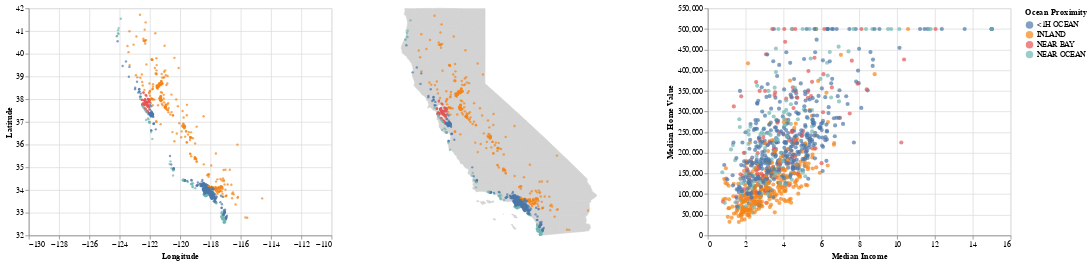

Notebook code for this chart:
### Code cell
selection = alt.selection(type="interval", encodings = ["x","y"])
back_map = alt.Chart(california).mark_geoshape(
            stroke="lightgray", fill = "lightgray").project(
        type="mercator")
blocks = alt.Chart(sample).mark_circle().encode(
    x=alt.X('longitude', scale = alt.Scale(domain=(-130, -110)), title = "Longitude"),
    y=alt.Y('latitude', scale = alt.Scale(domain=(32, 42)), title = "Latitude"),
    size=alt.value(10),
    color = alt.condition(selection, "ocean_proximity", alt.value('lightgray'))
).add_selection(selection).interactive()

coords = alt.Chart(sample).mark_circle().encode(
    longitude='longitude',
    latitude='latitude',
    size=alt.value(10),
    color = alt.condition(selection, "ocean_proximity", alt.value('lightgray'))
)
fmap = (back_map+coords)


scat1 = alt.Chart(sample).mark_circle().encode(
    x = "population", 
    y = "median_house_value",
    color = "ocean_proximity"
).transform_filter(selection)

scat2 = alt.Chart(sample).mark_circle().encode(
    x = "total_bedrooms", 
    y = "median_house_value",
    color = "ocean_proximity"
).transform_filter(selection)

scat3 = alt.Chart(sample).mark_circle().encode(
    x = alt.X("median_income", title = "Median Income"), 
    y = alt.Y("median_house_value", title = "Median Home Value"),
    color = alt.Color("ocean_proximity", title = "Ocean Proximity")
).transform_filter(selection)


blocks | fmap | scat3 #| scat2 | scat1

### Figure 1 — Vega-Lite specification as saved in the notebook (floating-point values rounded to 4 significant figures; data arrays with more than 128 entries replaced by an {"elided": "..."} marker saying what was removed)
{"config": {"view": {"continuousWidth": 400, "continuousHeight": 300}}, "hconcat": [{"data": {"name": "data-0a13e6eee0b114e7aa0ce13152453266"}, "mark": "circle", "encoding": {"color": {"condition": {"type": "nominal", "field": "ocean_proximity", "selection": "selector029"}, "value": "lightgray"}, "size": {"value": 10}, "x": {"type": "quantitative", "field": "longitude", "scale": {"domain": [-130, -110]}, "title": "Longitude"}, "y": {"type": "quantitative", "field": "latitude", "scale": {"domain": [32, 42]}, "title": "Latitude"}}, "selection": {"selector029": {"type": "interval", "encodings": ["x", "y"]}, "selector030": {"type": "interval", "bind": "scales", "encodings": ["x", "y"]}}}, {"layer": [{"data": {"values": [{"id": "0", "type": "Feature", "properties": {"name": "Alameda"}, "geometry": {"type": "MultiPolygon", "coordinates": {"elided": "2 rows, 256 float values in total"}}, "bbox": [-122.3, 37.45, -121.5, 37.91]}, {"id": "1", "type": "Feature", "properties": {"name": "Alpine"}, "geometry": {"type": "Polygon", "coordinates": {"elided": "1x90x2 float values"}}, "bbox": [-120.1, 38.33, -119.5, 38.93]}, {"id": "2", "type": "Feature", "properties": {"name": "Amador"}, "geometry": {"type": "Polygon", "coordinates": {"elided": "1x167x2 float values"}}, "bbox": [-121.0, 38.22, -120.1, 38.71]}, {"id": "3", "type": "Feature", "properties": {"name": "Butte"}, "geometry": {"type": "Polygon", "coordinates": {"elided": "1x224x2 float values"}}, "bbox": [-122.1, 39.3, -121.1, 40.15]}, {"id": "4", "type": "Feature", "properties": {"name": "Calaveras"}, "geometry": {"type": "Polygon", "coordinates": {"elided": "1x178x2 float values"}}, "bbox": [-121.0, 37.83, -120.0, 38.51]}, {"id": "5", "type": "Feature", "properties": {"name": "Colusa"}, "geometry": {"type": "Polygon", "coordinates": {"elided": "1x143x2 float values"}}, "bbox": [-122.8, 38.92, -121.8, 39.41]}, {"id": "6", "type": "Feature", "properties": {"name": "Contra Costa"}, "geometry": {"type": "MultiPolygon", "coordinates": {"elided": "6 rows, 344 float values in total"}}, "bbox": [-122.4, 37.72, -121.5, 38.1]}, {"id": "7", "type": "Feature", "properties": {"name": "Del Norte"}, "geometry": {"type": "Polygon", "coordinates": {"elided": "1x120x2 float values"}}, "bbox": [-124.3, 41.38, -123.5, 42.0]}, {"id": "8", "type": "Feature", "properties": {"name": "Tuolumne"}, "geometry": {"type": "Polygon", "coordinates": {"elided": "1x303x2 float values"}}, "bbox": [-120.7, 37.63, -119.2, 38.43]}, {"id": "9", "type": "Feature", "properties": {"name": "El Dorado"}, "geometry": {"type": "Polygon", "coordinates": {"elided": "1x220x2 float values"}}, "bbox": [-121.1, 38.5, -119.9, 39.07]}, {"id": "10", "type": "Feature", "properties": {"name": "Fresno"}, "geometry": {"type": "Polygon", "coordinates": {"elided": "1x400x2 float values"}}, "bbox": [-120.9, 35.91, -118.4, 37.59]}, {"id": "11", "type": "Feature", "properties": {"name": "Glenn"}, "geometry": {"type": "Polygon", "coordinates": {"elided": "1x100x2 float values"}}, "bbox": [-122.9, 39.38, -121.9, 39.8]}, {"id": "12", "type": "Feature", "properties": {"name": "Humboldt"}, "geometry": {"type": "Polygon", "coordinates": {"elided": "1x205x2 float values"}}, "bbox": [-124.4, 40.0, -123.4, 41.47]}, {"id": "13", "type": "Feature", "properties": {"name": "Inyo"}, "geometry": {"type": "Polygon", "coordinates": {"elided": "1x236x2 float values"}}, "bbox": [-118.8, 35.79, -115.6, 37.46]}, {"id": "14", "type": "Feature", "properties": {"name": "Lake"}, "geometry": {"type": "Polygon", "coordinates": {"elided": "1x185x2 float values"}}, "bbox": [-123.1, 38.67, -122.3, 39.58]}, {"id": "15", "type": "Feature", "properties": {"name": "San Diego"}, "geometry": {"type": "Polygon", "coordinates": {"elided": "1x137x2 float values"}}, "bbox": [-117.6, 32.53, -116.1, 33.51]}, {"id": "16", "type": "Feature", "properties": {"name": "San Francisco"}, "geometry": {"type": "MultiPolygon", "coordinates": [[[[-122.4, 37.71], [-122.5, 37.71], [-122.5, 37.72], [-122.5, 37.74], [-122.5, 37.78], [-122.5, 37.79], [-122.5, 37.79], [-122.5, 37.81], [-122.5, 37.8], [-122.4, 37.81], [-122.4, 37.81], [-122.4, 37.79], [-122.4, 37.76], [-122.4, 37.75], [-122.4, 37.74], [-122.4, 37.73], [-122.4, 37.73], [-122.4, 37.72], [-122.4, 37.72], [-122.4, 37.71], [-122.4, 37.71]]], [[[-122.4, 37.81], [-122.4, 37.83], [-122.4, 37.83], [-122.4, 37.82], [-122.4, 37.81]]]]}, "bbox": [-122.5, 37.71, -122.4, 37.83]}, {"id": "17", "type": "Feature", "properties": {"name": "Sierra"}, "geometry": {"type": "Polygon", "coordinates": {"elided": "1x129x2 float values"}}, "bbox": [-121.1, 39.39, -120.0, 39.78]}, {"id": "18", "type": "Feature", "properties": {"name": "Siskiyou"}, "geometry": {"type": "Polygon", "coordinates": {"elided": "1x247x2 float values"}}, "bbox": [-123.7, 40.99, -121.4, 42.01]}, {"id": "19", "type": "Feature", "properties": {"name": "Solano"}, "geometry": {"type": "MultiPolygon", "coordinates": {"elided": "4 rows, 332 float values in total"}}, "bbox": [-122.4, 38.04, -121.6, 38.54]}, {"id": "20", "type": "Feature", "properties": {"name": "Sonoma"}, "geometry": {"type": "Polygon", "coordinates": {"elided": "1x203x2 float values"}}, "bbox": [-123.5, 38.11, -122.4, 38.85]}, {"id": "21", "type": "Feature", "properties": {"name": "Los Angeles"}, "geometry": {"type": "MultiPolygon", "coordinates": {"elided": "5 rows, 510 float values in total"}}, "bbox": [-118.9, 32.8, -117.6, 34.82]}, {"id": "22", "type": "Feature", "properties": {"name": "Madera"}, "geometry": {"type": "Polygon", "coordinates": {"elided": "1x260x2 float values"}}, "bbox": [-120.5, 36.77, -119.0, 37.78]}, {"id": "23", "type": "Feature", "properties": {"name": "Marin"}, "geometry": {"type": "MultiPolygon", "coordinates": {"elided": "2 rows, 408 float values in total"}}, "bbox": [-123.0, 37.82, -122.4, 38.32]}, {"id": "24", "type": "Feature", "properties": {"name": "Mariposa"}, "geometry": {"type": "Polygon", "coordinates": {"elided": "1x148x2 float values"}}, "bbox": [-120.4, 37.18, -119.3, 37.9]}, {"id": "25", "type": "Feature", "properties": {"name": "Mendocino"}, "geometry": {"type": "Polygon", "coordinates": {"elided": "1x218x2 float values"}}, "bbox": [-124.0, 38.76, -122.8, 40.0]}, {"id": "26", "type": "Feature", "properties": {"name": "Merced"}, "geometry": {"type": "Polygon", "coordinates": {"elided": "1x122x2 float values"}}, "bbox": [-121.2, 36.74, -120.1, 37.63]}, {"id": "27", "type": "Feature", "properties": {"name": "Modoc"}, "geometry": {"type": "Polygon", "coordinates": [[[-120.0, 41.18], [-120.2, 41.18], [-120.4, 41.18], [-120.5, 41.18], [-120.6, 41.18], [-120.7, 41.18], [-120.8, 41.18], [-120.9, 41.18], [-121.0, 41.18], [-121.2, 41.18], [-121.3, 41.18], [-121.4, 41.18], [-121.4, 41.25], [-121.4, 41.43], [-121.4, 41.43], [-121.4, 41.54], [-121.4, 41.62], [-121.4, 41.66], [-121.4, 41.75], [-121.4, 41.78], [-121.5, 41.78], [-121.5, 41.95], [-121.4, 41.95], [-121.4, 42.0], [-121.3, 42.0], [-121.3, 42.0], [-121.1, 42.0], [-121.0, 41.99], [-121.0, 41.99], [-120.8, 41.99], [-120.6, 41.99], [-120.5, 41.99], [-120.3, 41.99], [-120.3, 41.99], [-120.2, 41.99], [-120.0, 42.0], [-120.0, 41.99], [-120.0, 41.87], [-120.0, 41.75], [-120.0, 41.62], [-120.0, 41.62], [-120.0, 41.5], [-120.0, 41.25], [-120.0, 41.18]]]}, "bbox": [-121.5, 41.18, -120.0, 42.0]}, {"id": "28", "type": "Feature", "properties": {"name": "Tulare"}, "geometry": {"type": "Polygon", "coordinates": {"elided": "1x146x2 float values"}}, "bbox": [-119.6, 35.79, -118.0, 36.74]}, {"id": "29", "type": "Feature", "properties": {"name": "Imperial"}, "geometry": {"type": "Polygon", "coordinates": {"elided": "1x115x2 float values"}}, "bbox": [-116.1, 32.62, -114.5, 33.43]}, {"id": "30", "type": "Feature", "properties": {"name": "Santa Cruz"}, "geometry": {"type": "Polygon", "coordinates": {"elided": "1x134x2 float values"}}, "bbox": [-122.3, 36.85, -121.6, 37.29]}, {"id": "31", "type": "Feature", "properties": {"name": "Shasta"}, "geometry": {"type": "Polygon", "coordinates": {"elided": "1x235x2 float values"}}, "bbox": [-123.1, 40.29, -121.3, 41.18]}, {"id": "32", "type": "Feature", "properties": {"name": "Stanislaus"}, "geometry": {"type": "Polygon", "coordinates": {"elided": "1x121x2 float values"}}, "bbox": [-121.5, 37.13, -120.4, 38.08]}, {"id": "33", "type": "Feature", "properties": {"name": "Sutter"}, "geometry": {"type": "Polygon", "coordinates": {"elided": "1x167x2 float values"}}, "bbox": [-121.9, 38.73, -121.4, 39.31]}, {"id": "34", "type": "Feature", "properties": {"name": "Tehama"}, "geometry": {"type": "Polygon", "coordinates": {"elided": "1x249x2 float values"}}, "bbox": [-123.1, 39.8, -121.3, 40.45]}, {"id": "35", "type": "Feature", "properties": {"name": "Trinity"}, "geometry": {"type": "Polygon", "coordinates": {"elided": "1x316x2 float values"}}, "bbox": [-123.6, 39.98, -122.4, 41.37]}, {"id": "36", "type": "Feature", "properties": {"name": "Kern"}, "geometry": {"type": "Polygon", "coordinates": {"elided": "1x99x2 float values"}}, "bbox": [-120.2, 34.79, -117.6, 35.8]}, {"id": "37", "type": "Feature", "properties": {"name": "San Mateo"}, "geometry": {"type": "MultiPolygon", "coordinates": {"elided": "2 rows, 280 float values in total"}}, "bbox": [-122.5, 37.11, -122.1, 37.71]}, {"id": "38", "type": "Feature", "properties": {"name": "Santa Barbara"}, "geometry": {"type": "MultiPolygon", "coordinates": {"elided": "5 rows, 622 float values in total"}}, "bbox": [-120.7, 33.47, -119.0, 35.11]}, {"id": "39", "type": "Feature", "properties": {"name": "Santa Clara"}, "geometry": {"type": "MultiPolygon", "coordinates": {"elided": "3 rows, 396 float values in total"}}, "bbox": [-122.2, 36.9, -121.2, 37.48]}, {"id": "40", "type": "Feature", "properties": {"name": "Ventura"}, "geometry": {"type": "MultiPolygon", "coordinates": {"elided": "2 rows, 180 float values in total"}}, "bbox": [-119.6, 33.21, -118.6, 34.9]}, {"id": "41", "type": "Feature", "properties": {"name": "Yolo"}, "geometry": {"type": "Polygon", "coordinates": {"elided": "1x191x2 float values"}}, "bbox": [-122.4, 38.31, -121.5, 38.93]}, {"id": "42", "type": "Feature", "properties": {"name": "Yuba"}, "geometry": {"type": "Polygon", "coordinates": {"elided": "1x188x2 float values"}}, "bbox": [-121.6, 38.92, -121.0, 39.64]}, {"id": "43", "type": "Feature", "properties": {"name": "Lassen"}, "geometry": {"type": "Polygon", "coordinates": {"elided": "1x135x2 float values"}}, "bbox": [-121.3, 39.71, -120.0, 41.18]}, {"id": "44", "type": "Feature", "properties": {"name": "Kings"}, "geometry": {"type": "Polygon", "coordinates": [[[-119.5, 36.31], [-119.5, 36.27], [-119.5, 36.27], [-119.5, 36.14], [-119.5, 36.14], [-119.5, 35.96], [-119.5, 35.96], [-119.5, 35.79], [-119.6, 35.79], [-119.6, 35.79], [-119.6, 35.79], [-119.8, 35.79], [-119.9, 35.79], [-119.9, 35.79], [-120.0, 35.79], [-120.1, 35.79], [-120.2, 35.79], [-120.2, 35.81], [-120.2, 35.82], [-120.2, 35.83], [-120.3, 35.85], [-120.2, 35.86], [-120.2, 35.88], [-120.3, 35.9], [-120.3, 35.91], [-120.3, 35.91], [-120.3, 35.91], [-120.3, 35.95], [-120.2, 36.0], [-120.1, 36.05], [-120.0, 36.18], [-120.0, 36.3], [-120.0, 36.38], [-120.0, 36.4], [-119.9, 36.4], [-119.8, 36.4], [-119.7, 36.42], [-119.7, 36.42], [-119.7, 36.42], [-119.7, 36.43], [-119.7, 36.43], [-119.7, 36.43], [-119.7, 36.43], [-119.7, 36.42], [-119.7, 36.43], [-119.6, 36.44], [-119.6, 36.49], [-119.5, 36.49], [-119.5, 36.4], [-119.5, 36.4], [-119.5, 36.37], [-119.5, 36.34], [-119.5, 36.31]]]}, "bbox": [-120.3, 35.79, -119.5, 36.49]}, {"id": "45", "type": "Feature", "properties": {"name": "Mono"}, "geometry": {"type": "Polygon", "coordinates": {"elided": "1x206x2 float values"}}, "bbox": [-119.7, 37.46, -117.8, 38.71]}, {"id": "46", "type": "Feature", "properties": {"name": "Monterey"}, "geometry": {"type": "Polygon", "coordinates": {"elided": "1x304x2 float values"}}, "bbox": [-122.0, 35.79, -120.2, 36.92]}, {"id": "47", "type": "Feature", "properties": {"name": "Napa"}, "geometry": {"type": "Polygon", "coordinates": {"elided": "1x145x2 float values"}}, "bbox": [-122.6, 38.16, -122.1, 38.86]}, {"id": "48", "type": "Feature", "properties": {"name": "Nevada"}, "geometry": {"type": "Polygon", "coordinates": {"elided": "1x167x2 float values"}}, "bbox": [-121.3, 39.01, -120.0, 39.53]}, {"id": "49", "type": "Feature", "properties": {"name": "Orange"}, "geometry": {"type": "MultiPolygon", "coordinates": {"elided": "2 rows, 178 float values in total"}}, "bbox": [-118.1, 33.39, -117.4, 33.95]}, {"id": "50", "type": "Feature", "properties": {"name": "Placer"}, "geometry": {"type": "Polygon", "coordinates": {"elided": "1x195x2 float values"}}, "bbox": [-121.5, 38.71, -120.0, 39.32]}, {"id": "51", "type": "Feature", "properties": {"name": "Plumas"}, "geometry": {"type": "Polygon", "coordinates": {"elided": "1x255x2 float values"}}, "bbox": [-121.5, 39.6, -120.1, 40.45]}, {"id": "52", "type": "Feature", "properties": {"name": "Riverside"}, "geometry": {"type": "Polygon", "coordinates": {"elided": "1x156x2 float values"}}, "bbox": [-117.7, 33.43, -114.4, 34.08]}, {"id": "53", "type": "Feature", "properties": {"name": "Sacramento"}, "geometry": {"type": "MultiPolygon", "coordinates": {"elided": "4 rows, 358 float values in total"}}, "bbox": [-121.8, 38.02, -121.0, 38.74]}, {"id": "54", "type": "Feature", "properties": {"name": "San Benito"}, "geometry": {"type": "Polygon", "coordinates": {"elided": "1x166x2 float values"}}, "bbox": [-121.6, 36.2, -120.6, 36.99]}, {"id": "55", "type": "Feature", "properties": {"name": "San Bernardino"}, "geometry": {"type": "Polygon", "coordinates": {"elided": "1x210x2 float values"}}, "bbox": [-117.8, 33.87, -114.1, 35.81]}, {"id": "56", "type": "Feature", "properties": {"name": "San Joaquin"}, "geometry": {"type": "MultiPolygon", "coordinates": {"elided": "2 rows, 334 float values in total"}}, "bbox": [-121.6, 37.48, -120.9, 38.3]}, {"id": "57", "type": "Feature", "properties": {"name": "San Luis Obispo"}, "geometry": {"type": "Polygon", "coordinates": {"elided": "1x203x2 float values"}}, "bbox": [-121.3, 34.9, -119.5, 35.8]}]}, "mark": {"type": "geoshape", "fill": "lightgray", "stroke": "lightgray"}, "projection": {"type": "mercator"}}, {"data": {"name": "data-0a13e6eee0b114e7aa0ce13152453266"}, "mark": "circle", "encoding": {"color": {"condition": {"type": "nominal", "field": "ocean_proximity", "selection": "selector029"}, "value": "lightgray"}, "latitude": {"field": "latitude", "type": "quantitative"}, "longitude": {"field": "longitude", "type": "quantitative"}, "size": {"value": 10}}}]}, {"data": {"name": "data-0a13e6eee0b114e7aa0ce13152453266"}, "mark": "circle", "encoding": {"color": {"type": "nominal", "field": "ocean_proximity", "title": "Ocean Proximity"}, "x": {"type": "quantitative", "field": "median_income", "title": "Median Income"}, "y": {"type": "quantitative", "field": "median_house_value", "title": "Median Home Value"}}, "transform": [{"filter": {"selection": "selector029"}}]}], "$schema": "https://vega.github.io/schema/vega-lite/v4.8.1.json", "datasets": {"data-0a13e6eee0b114e7aa0ce13152453266": {"elided": "1000 records"}}}
